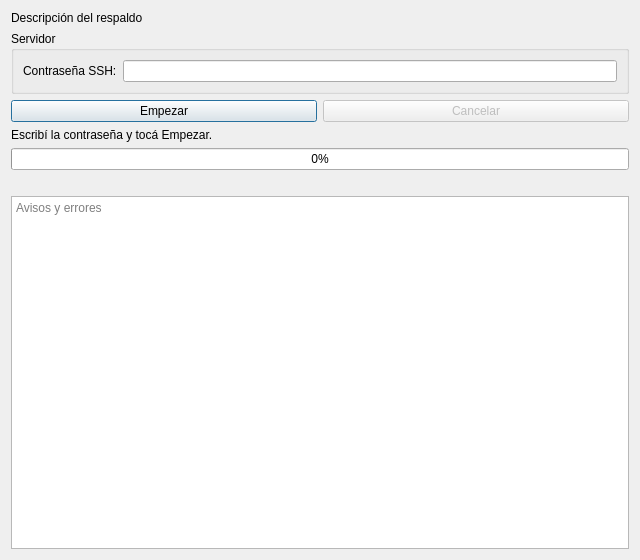
<?xml version="1.0" encoding="UTF-8"?>
<ui version="4.0">
 <class>PaginaRespaldo</class>
 <widget class="QWidget" name="PaginaRespaldo">
  <property name="geometry">
   <rect>
    <x>0</x>
    <y>0</y>
    <width>640</width>
    <height>560</height>
   </rect>
  </property>
  <property name="windowTitle">
   <string>Respaldo</string>
  </property>
  <layout class="QVBoxLayout" name="layoutPrincipal">
   <item>
    <widget class="QLabel" name="etiquetaDescripcion">
     <property name="text">
      <string>Descripción del respaldo</string>
     </property>
     <property name="wordWrap">
      <bool>true</bool>
     </property>
    </widget>
   </item>
   <item>
    <widget class="QGroupBox" name="grupoContrasena">
     <property name="title">
      <string>Servidor</string>
     </property>
     <layout class="QFormLayout" name="layoutContrasena">
      <item row="0" column="0">
       <widget class="QLabel" name="etiquetaContrasena">
        <property name="text">
         <string>Contraseña SSH:</string>
        </property>
        <property name="buddy">
         <cstring>editContrasena</cstring>
        </property>
       </widget>
      </item>
      <item row="0" column="1">
       <widget class="QLineEdit" name="editContrasena">
        <property name="echoMode">
         <enum>QLineEdit::EchoMode::Password</enum>
        </property>
        <property name="clearButtonEnabled">
         <bool>true</bool>
        </property>
       </widget>
      </item>
     </layout>
    </widget>
   </item>
   <item>
    <layout class="QHBoxLayout" name="layoutBotones">
     <item>
      <widget class="QPushButton" name="botonEmpezar">
       <property name="text">
        <string>Empezar</string>
       </property>
       <property name="icon">
        <iconset theme="document-save"/>
       </property>
       <property name="default">
        <bool>true</bool>
       </property>
      </widget>
     </item>
     <item>
      <widget class="QPushButton" name="botonCancelar">
       <property name="enabled">
        <bool>false</bool>
       </property>
       <property name="text">
        <string>Cancelar</string>
       </property>
      </widget>
     </item>
    </layout>
   </item>
   <item>
    <widget class="QLabel" name="etiquetaEstado">
     <property name="text">
      <string>Escribí la contraseña y tocá Empezar.</string>
     </property>
     <property name="wordWrap">
      <bool>true</bool>
     </property>
    </widget>
   </item>
   <item>
    <widget class="QProgressBar" name="barraProgreso">
     <property name="value">
      <number>0</number>
     </property>
    </widget>
   </item>
   <item>
    <widget class="QLabel" name="etiquetaArchivo">
     <property name="text">
      <string/>
     </property>
    </widget>
   </item>
   <item>
    <widget class="QPlainTextEdit" name="registro">
     <property name="readOnly">
      <bool>true</bool>
     </property>
     <property name="placeholderText">
      <string>Avisos y errores</string>
     </property>
    </widget>
   </item>
  </layout>
 </widget>
 <resources/>
 <connections/>
</ui>
